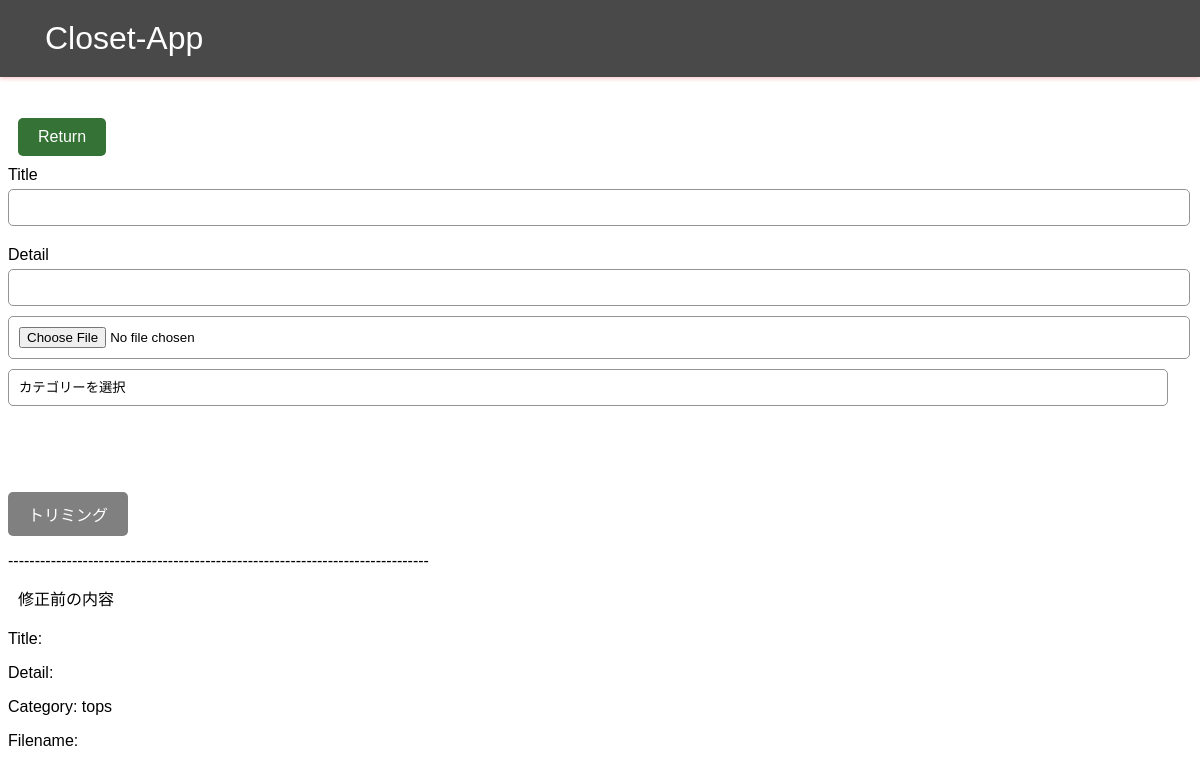
The app's page /update/1 (signed in), older data.
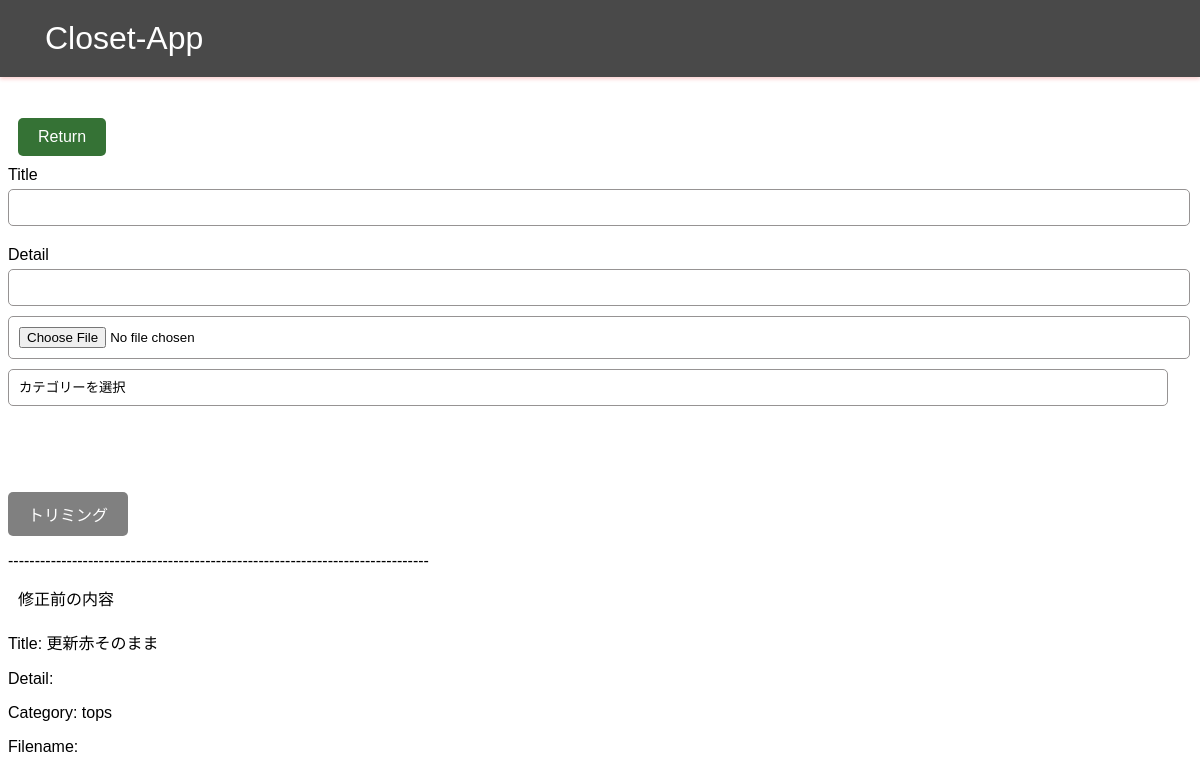
The same page, newer data.
### app.py (models this page shows)
class Post(db.Model):
    id = db.Column(db.Integer, primary_key=True)
    title = db.Column(db.String(30), nullable=False)
    detail = db.Column(db.String(100))
    category = db.Column(db.Enum('tops', 'bottoms'))
    user_id = db.Column(db.Integer, nullable=False)
    image_id = db.Column(db.Integer, db.ForeignKey('image.id')) # Imageモデルとの関連性を定義

### app.py (the view, shortened to what this page needs)
@app.route('/update/<int:id>', methods=['GET', 'POST'])
@login_required
def update(id):
    post = Post.query.get(id)
    image = post.image
    image_url = image.public_url
    cropped_image = None
    if request.method == 'GET':
        return render_template('update.html', post=post, image=image, image_url=image_url, cropped_image=cropped_image)

### app.py (called while the page is built)
@login_manager.user_loader
def load_user(user_id):
    return User.query.get(int(user_id))

### templates/update.html (shortened to what this page needs)
{% extends 'base.html' %}
{% block head %}
<link rel="stylesheet" href="{{ url_for('static', filename='css/main.css') }}">
{% endblock %}
{% block body %}
<a class="btn-return" href="/index" role="button">Return</a>
<form id="crop-form" action="/update/{{ post.id }}" method="POST", enctype="multipart/form-data">
    <div>
        <label for="title">Title</label>
        <input type="text" name="title">
    </div>
    <div>
        <label for="detail">Detail</label>
        <input type="text" name="detail">
        <input type="file" id="file-input">
        <select id="category" name="category">
            <option value="">カテゴリーを選択</option>
        </select><br>
    </div>
    <div id="cropped-container">
    </div>
    <button id="apply-crop" type="submit">トリミング</button>
</form>
<p>-------------------------------------------------------------------------------</p>
<div style="margin-left: 10px;">修正前の内容</div>
<div style="margin: auto;">
    <div>
        <p>Title: {{ post.title }}</p>
        <p>Detail: {{ post.detail }}</p>
        <p>Category: {{ post.category }}</p>
        <p>Filename: {{ image.filename }}</p>
    </div>
</div>
<link href="{{ url_for('static', filename='css/cropper.min.css') }}" rel="stylesheet">
{% endblock %}

### templates/base.html (shortened to what this page needs)
<!DOCTYPE html>
<html lang="en">
<head>
    {% block head %}{% endblock %}
</head>
<body>
    <header class="header">
        <nav class="navbar">
            <a class="navbar-login" href="/index">Closet-App</a>
        </nav>
    </header>
    {% block body %}{% endblock %}
</body>
</html>

### static/css/main.css (style rules this page uses)
body { font-family: Arial, sans-serif; }
.header { position: fixed; top: 0; left: 0; z-index: 100; width: 100%; background-color: rgba(28, 28, 28, 0.8); padding: 20px 0; box-shadow: 0 2px 4px 0 rgba(235, 16, 16, 0.2); }
body { padding-top: 100px; }
.navbar { max-width: 1200px; margin: 0 auto; padding: 0 20px; }
.navbar-login { color: #fff; text-decoration: none; font-size: 2rem; padding: 12px 24px; border: 1px solid transparent; transition: all 0.1s ease; border-radius: 4px; background-color: transparent; }
.btn-return { display: inline-block; padding: 10px 20px; background-color: #357235; color: #fff; text-decoration: none; font-size: 16px; transition: background-color 0.3s ease; border: none; border-radius: 5px; cursor: pointer; margin: 10px; }
div { margin-bottom: 20px; }
label { display: block; margin-bottom: 5px; }
input[type="text"], input[type="file"], input[type="password"], select { display: block; width: 98%; padding: 10px; margin-bottom: 10px; background-color: #fff; color: #000; border: 1px solid #969393; border-radius: 5px; }
input[type="text"]::placeholder, input[type="file"]::placeholder , input[type="password"]::placeholder { color: #888; }
select { appearance: none; }
#apply-crop { display: inline-block; padding: 10px 20px; background-color: #808080; color: #fff; text-decoration: none; font-size: 16px; border: none; border-radius: 5px; cursor: pointer; transition: background-color 0.3s ease; }

Row changes from the older to the newer data that the page shows:
changed Post "tops": title (not shown) → "更新赤そのまま"
